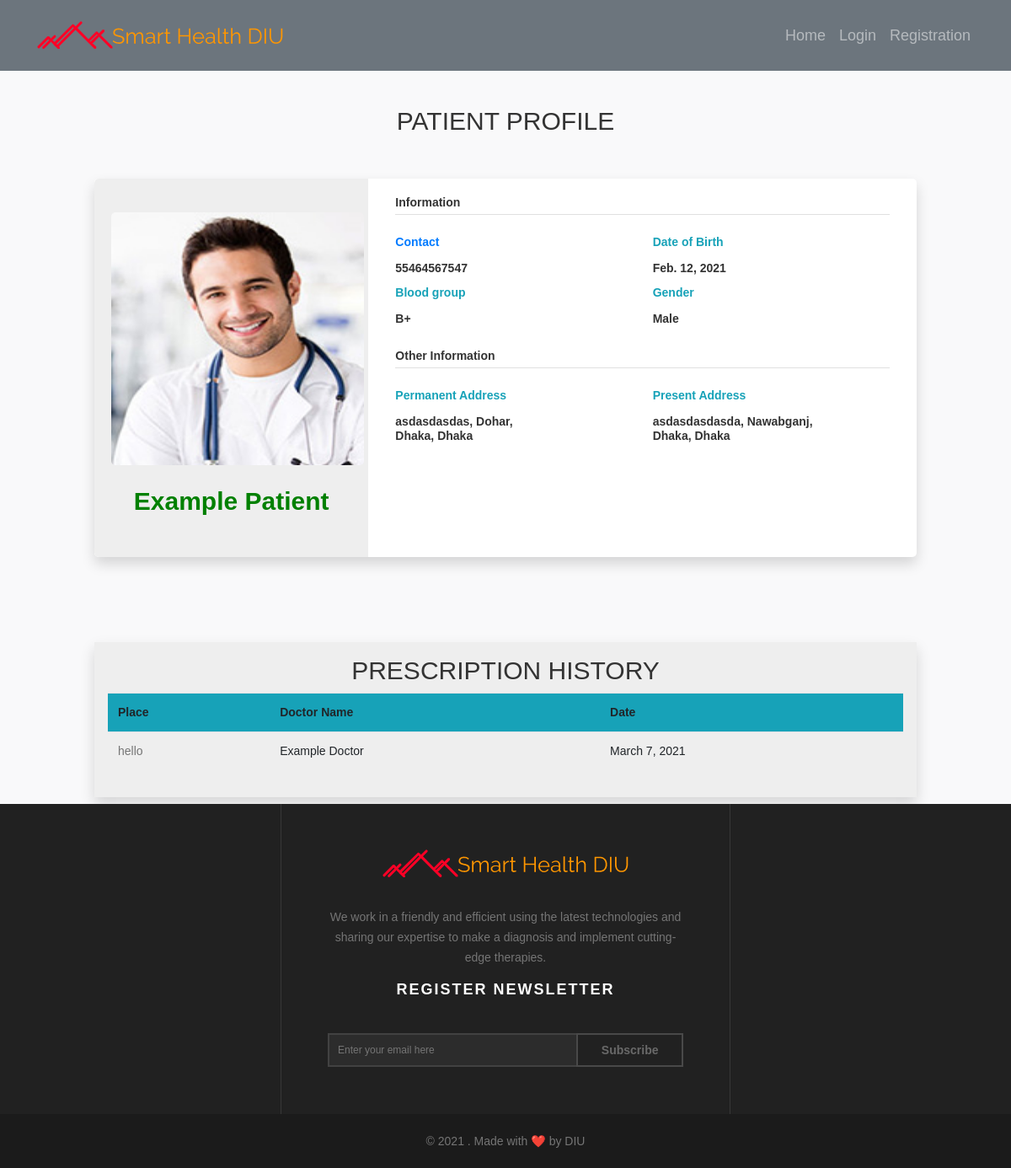
The app's page /user/patient/3/ with its own data.
### users/models.py (models this page shows, shortened)
class User(AbstractUser):
    USER_TYPE_CHOICES = (
        (1, 'admin'),
        (2, 'doctor'),
        (3, 'patients'),
        (4, 'doctor admin'),
        (5, 'patient admin'),
    )
    VERIFY_STATUS = (
        ('yes', 'yes'),
        ('no', 'no')
    )
    GENDER_CHOICES = (
        ('Male', 'Male'),
        ('Female', 'Female'),
    )
    BG_CHOICES = (
        ('O+', 'O+'),
        ('O-', 'O-'),
        ('A+', 'A+'),
        ('A-', 'A-'),
        ('B+', 'B+'),
        ('B-', 'B-'),
        ('AB+', 'AB+'),
        ('AB-', 'AB-'),
    )
    DESIGNATION_CHOICES = (
        ('Professor', 'Professor'),
	    ('Associate Professor', 'Associate Professor'),
	    ('Assistant Professor', 'Assistant Professor'),
        ('Consultant', 'Consultant'),
	    ('Registras', 'Registras'),
	    ('Assistant Registras', 'Assistant Registras'),
	    ('IMO', 'IMO'),
        ('EMO', 'EMO'),
        ('RMO', 'RMO'),
        ('HMO', 'HMO'),
        ('Other', 'Other')
    )
    username = None
    sn = models.CharField(verbose_name='Serial Number', max_length=12, unique=True, error_messages={'required': 'Your Name is Required'})
    pm_division = models.ForeignKey(Division, verbose_name='Division', related_name='pm_division', on_delete=models.DO_NOTHING, null=True, blank=True)
    pm_district = models.ForeignKey(District, verbose_name='District', related_name='pm_district', on_delete=models.DO_NOTHING, null=True, blank=True)
    pm_thana = models.ForeignKey(Thana, verbose_name='Thana', related_name='pm_thana', on_delete=models.DO_NOTHING, null=True, blank=True)
    ps_division = models.ForeignKey(Division, verbose_name='Division', related_name='ps_division', on_delete=models.DO_NOTHING, null=True, blank=True)
    ps_district = models.ForeignKey(District, verbose_name='District', related_name='ps_district', on_delete=models.DO_NOTHING, null=True, blank=True)
    ps_thana = models.ForeignKey(Thana, verbose_name='Thana', related_name='ps_thana', on_delete=models.DO_NOTHING, null=True, blank=True)
    pm_village = models.CharField(verbose_name='Village',max_length=50, null=True, blank=True)
    ps_village = models.CharField(verbose_name='Village',max_length=50, null=True, blank=True)
    pm_union = models.CharField(verbose_name='Union',max_length=50, null=True, blank=True)
    ps_union = models.CharField(verbose_name='Union',max_length=50, null=True, blank=True)
    pm_ward = models.CharField(verbose_name='Ward',max_length=50, null=True, blank=True)
    ps_ward = models.CharField(verbose_name='Ward',max_length=50, null=True, blank=True)
    birthday = models.DateField(null=True, blank=True)
    image = models.ImageField(default='default.jpg', upload_to='users', null=True, blank=True)
    verified = models.CharField(max_length=10, choices=VERIFY_STATUS, null=True, default='no')
    user_type = models.PositiveIntegerField(choices=USER_TYPE_CHOICES, default=3, blank=True, null=True)
    mobile = models.CharField(verbose_name='Mobile Number', max_length=11, blank=True)
    payment = models.CharField(verbose_name='Payment Number', max_length=11, null=True, blank=True)
    nid = models.CharField(verbose_name='National ID', max_length=10, unique=True, blank=True, null=True)
    bma = models.CharField(verbose_name='BMA Code', max_length=20, unique=True, blank=True, null=True)
    institute = models.CharField(verbose_name='Institute', max_length=100, blank=True, null=True)
    designation = models.CharField(verbose_name='Designation', max_length=50, choices=DESIGNATION_CHOICES, blank=True, null=True)
    specialist = models.ForeignKey(Speciality, verbose_name='Specialist', blank=True, null=True, on_delete=models.CASCADE)
    father_name = models.CharField(verbose_name='Father\'s name', max_length=25, null=True, blank=True)
    mother_name = models.CharField(verbose_name='Mother\'s name', max_length=25, null=True, blank=True)
    father_mobile = models.CharField(verbose_name='Father\'s Mobile', max_length=11, null=True, blank=True)
    mother_mobile = models.CharField(verbose_name='Mother\'s Mobile', max_length=11, null=True, blank=True)
    bg = models.CharField(verbose_name='Blood Group', max_length=11, choices=BG_CHOICES, null=True, blank=True)
    gender = models.CharField(verbose_name='Select Gender', max_length=11, choices=GENDER_CHOICES, null=True, blank=True)
    USERNAME_FIELD = 'sn'

class Thana(models.Model):
    district = models.ForeignKey(District, on_delete=models.CASCADE)
    name = models.CharField(max_length=30)
    def __str__(self):
        return self.name

class District(models.Model):
    division = models.ForeignKey(Division, on_delete=models.CASCADE)
    name = models.CharField(max_length=30)
    def __str__(self):
        return self.name

class Division(models.Model):
    name = models.CharField(max_length=20)
    def __str__(self):
        return self.name

class Treatment(models.Model):
    patient = models.ForeignKey(User, related_name='treatment_patient', on_delete=models.CASCADE)
    doctor = models.ForeignKey(User, related_name='treatment_doctor', on_delete=models.CASCADE)
    title = models.CharField(max_length=50)
    date = models.DateField(auto_now_add=True, blank=True, null=True)
    prescription = models.TextField()

### users/views.py (the view)
# urls.py: path('user/patient/<int:pk>/', PatientDetailView.as_view(), name='patient-view'),
class PatientDetailView(DetailView):
    model = User
    context_object_name = 'user'
    template_name = 'users/dashboard/patient.html'
    def get_context_data(self, **kwargs):
        kwargs['prescriptions'] = Treatment.objects.filter(patient_id=self.kwargs['pk'])
        return super().get_context_data(**kwargs)

### users/templates/users/dashboard/patient.html (shortened to what this page needs)
{% extends 'users/dashboard/base.html' %}
{% block content %}
<div class="row mx-auto">
    <div class="col-md-10 mx-auto">
        <br>
        <br>
        <h3 class="text-uppercase text-center">Patient Profile</h3>
        <br>
        <br>
        <div class="row">
            <div class="col-xl-12 col-md-12">
                <div class="card user-card-full shadow">
                    <div class="row m-l-0 m-r-0">
                        <div class="col-sm-4 bg-c-lite-green user-profile">
                            <div class="card-block text-center text-white">
                                <div class="m-b-25"> <img src="{{ user.image.url }}" class="img-radius" width="300px" height="300px" alt="User-Profile-Image"> </div>
                                <h3 class="f-w-600">
                                    {% if user.verified == 'yes' %}
                                    <span style="color: green;">{{ user.first_name }} {{ user.last_name }}</span>
                                    {% else %}
                                        <span style="color: red;">{{ user.first_name }} {{ user.last_name }}</span>
                                    {% endif %}
                                </h3>
                            </div>
                        </div>
                        <div class="col-sm-8">
                            <div class="card-block">
                                <h6 class="m-b-20 p-b-5 b-b-default f-w-600">Information</h6>
                                <div class="row">
                                    <div class="col-sm-6">
                                        <p class="m-b-10 f-w-600 text-primary">Contact</p>
                                        <h6 class="f-w-400">{{ user.mobile }}</h6>
                                    </div>
                                    <div class="col-sm-6">
                                        <p class="m-b-10 f-w-600 text-info">Date of Birth</p>
                                        <h6 class="f-w-400">{{ user.birthday }}</h6>
                                    </div>
                                    <div class="col-sm-6">
                                        <p class="m-b-10 f-w-600 text-info">Blood group</p>
                                        <h6 class="f-w-400">{{ user.bg }}</h6>
                                    </div>
                                    <div class="col-sm-6">
                                        <p class="m-b-10 f-w-600 text-info">Gender</p>
                                        <h6 class="f-w-400">{{ user.gender }}</h6>
                                    </div>
                                </div>
                                <h6 class="m-b-20 m-t-40 p-b-5 b-b-default f-w-600">Other Information</h6>
                                <div class="row">
                                    <div class="col-sm-6">
                                        <p class="m-b-10 f-w-600 text-info">Permanent Address</p>
                                        <h6 class="f-w-400">{{ user.pm_village }}, {{ user.pm_thana }},<br>
                                            {{ user.pm_district }}, {{ user.pm_division }}</h6>
                                    </div>
                                    <div class="col-sm-6">
                                        <p class="m-b-10 f-w-600 text-info">Present Address</p>
                                        <h6 class="f-w-400">{{ user.ps_village }}, {{ user.ps_thana }},<br>
                                            {{ user.ps_district }}, {{ user.ps_division }}</h6>
                                    </div>
                                </div>
                                <ul class="social-link list-unstyled m-t-40 m-b-10">
                                    <li></li>
                                    <li></li>
                                    <li></li>
                                </ul>
                            </div>
                        </div>
                    </div>
                </div>
            </div>
        </div>
        <br>
        <br><br>
        <div class="my-2 shadow p-3" style="background-color: #eee;">
            <h3 class="text-center text-uppercase">Prescription History</h3>
            <table class="table table-striped table-hover">
                <tbody>
                    <tr>
                        <th class="bg-info">Place</th>
                        <th class="bg-info">Doctor Name</th>
                        <th class="bg-info">Date</th>
                    </tr>
                {% for pr in prescriptions %}
                    <tr>
                        <td><a href="{% url 'treatment-details' pr.id %}">{{ pr.title }}</a></td>
                        <td>{{ pr.doctor.first_name }} {{ pr.doctor.last_name }}</td>
                        <td>{{ pr.date }}</td>
                    </tr>
                {% endfor %}
                </tbody>
            </table>
        </div>
    </div>
</div>
{% endblock content %}

### users/static/dc/css/style.css (style rules this page uses)
* { margin: 0px; padding: 0px; }
body { background: #FFF; height: 100%; width: 100%; font-weight: normal; margin: 0px; padding: 0px; height: 100%; min-height: 100%; position: relative; font-size: 14px; font-family: 'Raleway', sans-serif; }
h1, h2, h3, h4, h5, h6 { font-weight: normal; color: #333333; }
h3 { font-size: 30px; }
h6 { font-size: 14px; font-weight: bold; }
p { color: #666666; font-size: 14px; line-height: 24px; }
a { -webkit-transition: all 0.4s ease-in-out; -moz-transition: all 0.4s ease-in-out; -o-transition: all 0.4s ease-in-out; -ms-transition: all 0.4s ease-in-out; transition: all 0.4s ease-in-out; text-decoration: none !important; }
img { -webkit-transition: 0.4s ease-in-out; -moz-transition: 0.4s ease-in-out; -ms-transition: 0.4s ease-in-out; -o-transition: 0.4s ease-in-out; transition: 0.4s ease-in-out; display: inline-block !important; }
li { list-style: none; }
a { text-decoration: none; color: #757575; }

### users/templates/users/dashboard/patient.html (style rules this page uses)
body { background-color: #f9f9fa }
.user-card-full { overflow: hidden }
.card { border-radius: 5px; -webkit-box-shadow: 0 1px 20px 0 rgba(69, 90, 100, 0.08); box-shadow: 0 1px 20px 0 rgba(69, 90, 100, 0.08); border: none; margin-bottom: 30px }
.m-r-0 { margin-right: 0px }
.m-l-0 { margin-left: 0px }
.user-card-full .user-profile { border-radius: 5px 0 0 5px }
.bg-c-lite-green { background: #eee }
.user-profile { padding: 20px 0 }
.card-block { padding: 1.25rem }
.m-b-25 { margin-bottom: 25px }
.img-radius { border-radius: 5px }
h6 { font-size: 14px }
.card .card-block p { line-height: 25px }
.b-b-default { border-bottom: 1px solid #e0e0e0 }
.m-b-20 { margin-bottom: 20px }
.p-b-5 { padding-bottom: 5px !important }
.m-b-10 { margin-bottom: 10px }
.f-w-600 { font-weight: 600 }
.m-t-40 { margin-top: 20px }
.user-card-full .social-link li { display: inline-block }

### records on screen
User: image (picture), first_name "Example", last_name "Patient", mobile "55464567547", birthday "Feb. 12, 2021", bg "B+", gender "Male", pm_village "asdasdasdas", pm_thana "Dohar", pm_district "Dhaka", pm_division "Dhaka", ps_village "asdasdasdasda", ps_thana "Nawabganj", ps_district "Dhaka", ps_division "Dhaka"
Treatment: title "hello", doctor.first_name "Example", doctor.last_name "Doctor", date "March 7, 2021"
